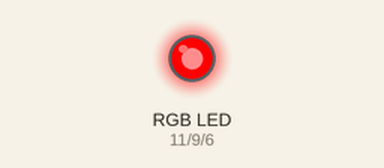
A program run on a simulated Arduino Uno, built with avr-gcc and run on an emulated ATmega328P. Shown: an RGB LED mixed from three pins (HIGH = lit). Dim RGB values are drawn brighter than linear.

Above: at 0.05 s.
At 0.9 s:
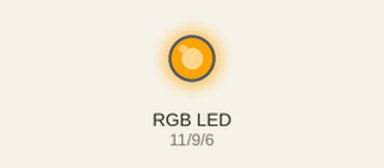
At 1.3 s:
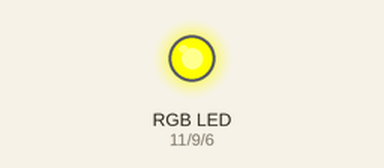
At 1.75 s:
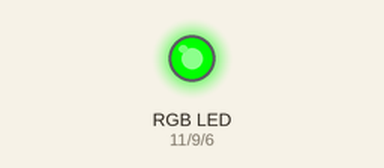
At 2.6 s:
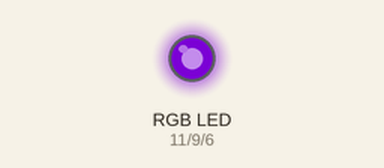
At 3.5 s:
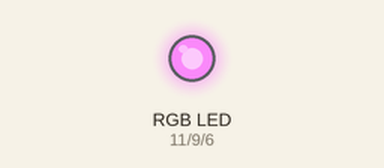
Timing chart, 0 to 8.1 s (numbered marks = the images above):
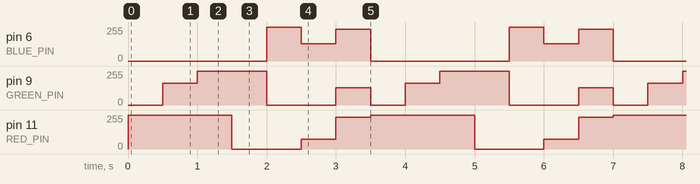

The program:

main.cpp
```cpp
#include <Arduino.h>

#define RED_PIN 11
#define GREEN_PIN 9
#define BLUE_PIN 6

enum class Color { red, orange, yellow, green, blue, indigo, violet };

static Color color = Color::red;

void setColor(unsigned char r, unsigned char g, unsigned char b) {
  analogWrite(RED_PIN, r);
  analogWrite(GREEN_PIN, g);
  analogWrite(BLUE_PIN, b);
}

void setup() {
  pinMode(RED_PIN, OUTPUT);
  pinMode(GREEN_PIN, OUTPUT);
  pinMode(BLUE_PIN, OUTPUT);
}

void loop() {

  switch (color) {
  case Color::red: {
    setColor(255, 0, 0);
    color = Color::orange;
  } break;

  case Color::orange: {
    setColor(255, 165, 0);
    color = Color::yellow;
  } break;

  case Color::yellow: {
    setColor(255, 255, 0);
    color = Color::green;
  } break;

  case Color::green: {
    setColor(0, 255, 0);
    color = Color::blue;
  } break;

  case Color::blue: {
    setColor(0, 0, 255);
    color = Color::indigo;
  } break;

  case Color::indigo: {
    setColor(75, 0, 130);
    color = Color::violet;
  } break;

  case Color::violet: {
    setColor(238, 130, 238);
    color = Color::red;
  } break;
  }

  delay(500);
}
```

Measured:
- by itself, pin 6 (BLUE_PIN): repeats every 3.5 s: 130/255 0.50 s, 238/255 0.50 s, 0/255 2.0 s, 255/255 0.50 s
- by itself, pin 9 (GREEN_PIN): repeats every 3.5 s: 255/255 1.0 s, 0/255 1.0 s, 130/255 0.50 s, 0/255 0.50 s, 165/255 0.50 s
- by itself, pin 11 (RED_PIN): repeats every 3.5 s: 0/255 1.0 s, 75/255 0.50 s, 238/255 0.50 s, 255/255 1.5 s
